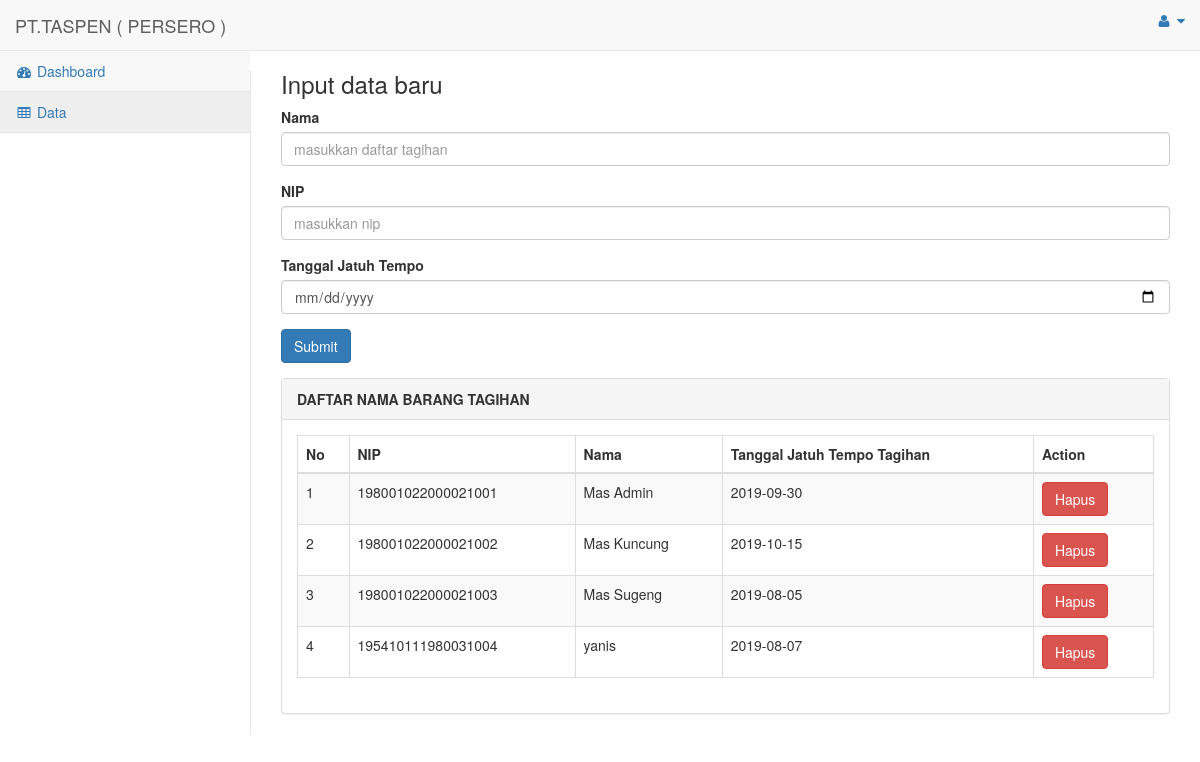
Screenshot of /?p=naik_pangkat with the database file from the repository.
### tables this page shows
CREATE TABLE `pangkat` (
  `id` int(11) NOT NULL,
  `nama` varchar(100) NOT NULL,
  `nip` varchar(20) NOT NULL,
  `jatuh_tempo` date NOT NULL
);

### index.php (called while the page is built, shortened)
<?php
    $p=$_GET['p'];
    include_once 'class/pangkat.php';
    include_once 'view/header.php';
    include_once 'view/menu_top.php';
    include_once 'view/menu_left.php';
    include_once 'view/main.php';
    include_once 'view/footer.php';

### class/pangkat.php (called while the page is built, shortened)
<?php
    class Pangkat {
        private $koneksi;
        public function __construct() {
            global $dbh;
            $this->koneksi = $dbh;
        }
        public function all() {
            $sql = "SELECT * FROM pangkat";
            $ps = $this->koneksi->prepare($sql);
            $ps->execute();
            $res = $ps->fetchAll();
            return $res;
        }
    }
?>

### view/naik_pangkat.php (the view)
<?php
    $data = $class_pangkat->all();
?>
<h3>Input data baru</h3>
<form action="view/input_aksi.php" method="post">
    <div class="form-group">
        <label>Nama</label>
        <input class="form-control" name="nama" type="text" placeholder="masukkan daftar tagihan">
    </div>
    <div class="form-group">
        <label>NIP</label>
        <input class="form-control" type="number" name="nip" placeholder="masukkan nip">
    </div class="form-group">
    <div class="form-group">
        <label>Tanggal Jatuh Tempo</label>
        <input class="form-control" type="date" name="tempo" placeholder="masukkan tanggal">
    </div class="form-group">
    <div class="form-group">
        <button type="submit" class="btn btn-primary" name="add">Submit</button>
    </div>
</form>
<div class="row">
    <div class="col-lg-12">
        <div class="panel panel-default">
            <div class="panel-heading">
                <b class="text-center"> DAFTAR NAMA BARANG TAGIHAN</b>
            </div>
            <div class="panel-body">
                <table width="100%" class="table table-striped table-bordered table-hover" id="dataTables-example">
                    <thead>
                        <tr>
                            <th>No</th>
                            <th>NIP</th>
                            <th>Nama</th>
                            <th>Tanggal Jatuh Tempo Tagihan</th>
                            <th>Action</th>
                        </tr>
                    </thead>
                    <tbody>
                        <?php
                            $no = 1;
                            foreach ($data as $d){
                                echo '
                                <tr class="odd gradeX">
                                    <td>'.$no.'</td>
                                    <td>'.$d['nip'].'</td>
                                    <td>'.$d['nama'].'</td>
                                    <td>'.$d['jatuh_tempo'].'</td>
                                    <td><a class="btn btn-danger" href="view/delete.php?id='.$d['id'].'">Hapus</a></td>
                                </tr>';
                                $no++;
                            }
                        ?>
                    </tbody>
                </table>
            </div>
        </div>
    </div>
</div>

### view/header.php (shortened to what this page needs)
<?php
    $class_pangkat = new Pangkat();
?>
<!DOCTYPE html>
<html lang="en">
<head>
    <link href="vendor/bootstrap/css/bootstrap.min.css" rel="stylesheet">
    <link href="vendor/metisMenu/metisMenu.min.css" rel="stylesheet">
    <link href="dist/css/sb-admin-2.css" rel="stylesheet">
    <link href="vendor/morrisjs/morris.css" rel="stylesheet">
    <link rel="stylesheet" href="http://maxcdn.bootstrapcdn.com/bootstrap/3.3.6/css/bootstrap.min.css">
    <link href="vendor/font-awesome/css/font-awesome.min.css" rel="stylesheet" type="text/css">
</head>
<body>

### view/menu_top.php (shortened to what this page needs)
<div id="wrapper">
    <nav class="navbar navbar-default navbar-static-top" role="navigation" style="margin-bottom: 0">
        <div class="navbar-header">
            <a class="navbar-brand" href="?p=dashboard">PT.TASPEN  ( PERSERO ) </a>
            </div>
        <ul class="nav navbar-top-links navbar-right">
            <li class="dropdown">
                <a class="dropdown-toggle" data-toggle="dropdown" href="#">
                    <i class="fa fa-user fa-fw"></i> <i class="fa fa-caret-down"></i>
                </a>
            </li>
        </ul>

### view/menu_left.php
<div class="navbar-default sidebar" role="navigation">
    <div class="sidebar-nav navbar-collapse">
        <ul class="nav" id="side-menu">
            <li>
                <a href="?p=dashboard"><i class="fa fa-dashboard fa-fw"></i> Dashboard</a>
            </li>
            <li>
                <a href="?p=naik_pangkat"><i class="fa fa-table fa-fw"></i> Data</a>
            </li>
        </ul>
    </div>
</div>
</nav>

### view/main.php
<div id="page-wrapper">
    <?php
        if (!$p) {
            include 'dashboard.php';
        } else {
            include("$p.php");
        }
    ?>

### view/footer.php (shortened to what this page needs)
                    </div>
                </div>
</body>
</html>

### rows the page displays
pangkat: nip "198001022000021001", nama "Mas Admin", jatuh_tempo "2019-09-30"
pangkat: nip "198001022000021002", nama "Mas Kuncung", jatuh_tempo "2019-10-15"
pangkat: nip "198001022000021003", nama "Mas Sugeng", jatuh_tempo "2019-08-05"
pangkat: nip "195410111980031004", nama "yanis", jatuh_tempo "2019-08-07"
